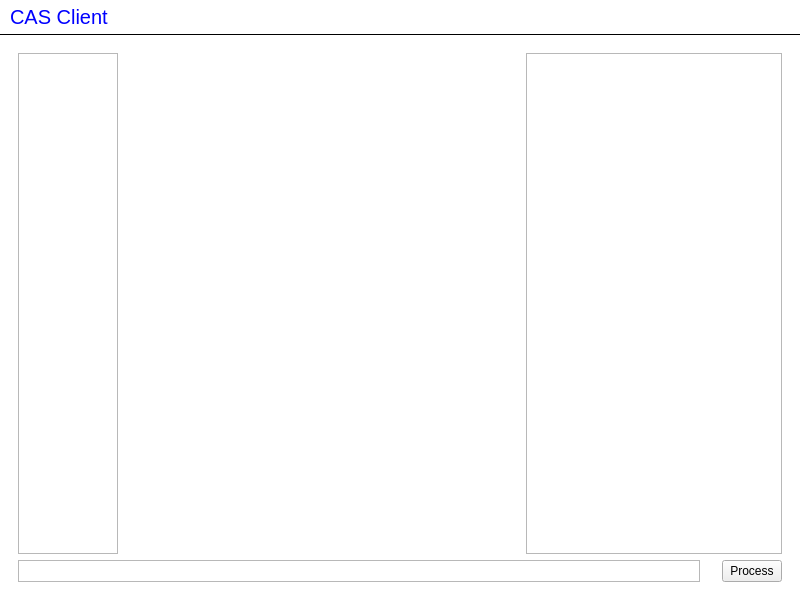
<?xml version="1.0" encoding="UTF-8"?>
<ui version="4.0">
 <class>MainWindow</class>
 <widget class="QMainWindow" name="MainWindow">
  <property name="geometry">
   <rect>
    <x>0</x>
    <y>0</y>
    <width>800</width>
    <height>600</height>
   </rect>
  </property>
  <property name="contextMenuPolicy">
   <enum>Qt::DefaultContextMenu</enum>
  </property>
  <property name="windowTitle">
   <string>CAS Client</string>
  </property>
  <property name="styleSheet">
   <string notr="true">#titleLabel {
background: white;
color: blue;
font-size: 20px;
border: none;
border-bottom:  1px solid black;
padding: 5px;
}

#mainFrame {
border: none;
background: white;
}

#loginFrame {
background: qlineargradient(x1: 0, y1: 0, x2: 0, y2: 1, stop: 0 #ddf, stop: 1 #aaf);
border: 1px solid gray;
padding: 10px;
border-radius: 25px;
}</string>
  </property>
  <widget class="QWidget" name="centralwidget">
   <layout class="QVBoxLayout" name="verticalLayout">
    <property name="spacing">
     <number>0</number>
    </property>
    <property name="margin">
     <number>0</number>
    </property>
    <item>
     <widget class="QLabel" name="titleLabel">
      <property name="sizePolicy">
       <sizepolicy hsizetype="Preferred" vsizetype="Fixed">
        <horstretch>0</horstretch>
        <verstretch>0</verstretch>
       </sizepolicy>
      </property>
      <property name="text">
       <string>CAS Client</string>
      </property>
     </widget>
    </item>
    <item>
     <widget class="QFrame" name="mainFrame">
      <property name="frameShape">
       <enum>QFrame::StyledPanel</enum>
      </property>
      <layout class="QVBoxLayout" name="verticalLayout_2">
       <item>
        <widget class="QStackedWidget" name="stackedWidget">
         <property name="currentIndex">
          <number>0</number>
         </property>
         <widget class="QWidget" name="chatPage">
          <layout class="QGridLayout" name="gridLayout">
           <item row="0" column="2" colspan="2">
            <widget class="QListWidget" name="userListWidget"/>
           </item>
           <item row="1" column="3">
            <widget class="QPushButton" name="sayButton">
             <property name="sizePolicy">
              <sizepolicy hsizetype="Fixed" vsizetype="Fixed">
               <horstretch>0</horstretch>
               <verstretch>0</verstretch>
              </sizepolicy>
             </property>
             <property name="maximumSize">
              <size>
               <width>60</width>
               <height>16777215</height>
              </size>
             </property>
             <property name="text">
              <string>Process</string>
             </property>
            </widget>
           </item>
           <item row="0" column="0">
            <widget class="QListWidget" name="scopeListWidget">
             <property name="maximumSize">
              <size>
               <width>100</width>
               <height>16777215</height>
              </size>
             </property>
             <property name="contextMenuPolicy">
              <enum>Qt::CustomContextMenu</enum>
             </property>
             <property name="editTriggers">
              <set>QAbstractItemView::AllEditTriggers</set>
             </property>
             <property name="sortingEnabled">
              <bool>false</bool>
             </property>
            </widget>
           </item>
           <item row="0" column="1">
            <widget class="QStackedWidget" name="stackedRooms">
             <property name="currentIndex">
              <number>-1</number>
             </property>
            </widget>
           </item>
           <item row="1" column="0" colspan="3">
            <widget class="OneLineTextEdit" name="sayTextEdit">
             <property name="sizePolicy">
              <sizepolicy hsizetype="Expanding" vsizetype="Fixed">
               <horstretch>0</horstretch>
               <verstretch>0</verstretch>
              </sizepolicy>
             </property>
             <property name="maximumSize">
              <size>
               <width>682</width>
               <height>22</height>
              </size>
             </property>
             <property name="focusPolicy">
              <enum>Qt::StrongFocus</enum>
             </property>
             <property name="verticalScrollBarPolicy">
              <enum>Qt::ScrollBarAlwaysOff</enum>
             </property>
             <property name="horizontalScrollBarPolicy">
              <enum>Qt::ScrollBarAlwaysOff</enum>
             </property>
             <property name="tabChangesFocus">
              <bool>true</bool>
             </property>
             <property name="lineWrapMode">
              <enum>QTextEdit::NoWrap</enum>
             </property>
            </widget>
           </item>
          </layout>
         </widget>
         <widget class="QWidget" name="loginPage">
          <layout class="QGridLayout" name="gridLayout_3">
           <item row="0" column="1">
            <spacer name="verticalSpacer">
             <property name="orientation">
              <enum>Qt::Vertical</enum>
             </property>
             <property name="sizeType">
              <enum>QSizePolicy::Fixed</enum>
             </property>
             <property name="sizeHint" stdset="0">
              <size>
               <width>20</width>
               <height>100</height>
              </size>
             </property>
            </spacer>
           </item>
           <item row="1" column="0">
            <spacer name="horizontalSpacer">
             <property name="orientation">
              <enum>Qt::Horizontal</enum>
             </property>
             <property name="sizeHint" stdset="0">
              <size>
               <width>223</width>
               <height>20</height>
              </size>
             </property>
            </spacer>
           </item>
           <item row="1" column="1">
            <widget class="QFrame" name="loginFrame">
             <property name="sizePolicy">
              <sizepolicy hsizetype="Fixed" vsizetype="Fixed">
               <horstretch>0</horstretch>
               <verstretch>0</verstretch>
              </sizepolicy>
             </property>
             <property name="minimumSize">
              <size>
               <width>300</width>
               <height>0</height>
              </size>
             </property>
             <property name="frameShape">
              <enum>QFrame::StyledPanel</enum>
             </property>
             <layout class="QGridLayout" name="gridLayout_2">
              <property name="spacing">
               <number>20</number>
              </property>
              <item row="0" column="0">
               <widget class="QLabel" name="label">
                <property name="text">
                 <string>Server name:</string>
                </property>
               </widget>
              </item>
              <item row="0" column="1">
               <widget class="QLineEdit" name="serverLineEdit"/>
              </item>
              <item row="1" column="0">
               <widget class="QLabel" name="label_2">
                <property name="text">
                 <string>User name:</string>
                </property>
               </widget>
              </item>
              <item row="1" column="1">
               <widget class="QLineEdit" name="userLineEdit"/>
              </item>
              <item row="3" column="1">
               <widget class="QPushButton" name="loginButton">
                <property name="sizePolicy">
                 <sizepolicy hsizetype="Fixed" vsizetype="Fixed">
                  <horstretch>0</horstretch>
                  <verstretch>0</verstretch>
                 </sizepolicy>
                </property>
                <property name="text">
                 <string>Login</string>
                </property>
               </widget>
              </item>
              <item row="2" column="0" colspan="2">
               <widget class="QLabel" name="invalidLabel">
                <property name="text">
                 <string/>
                </property>
               </widget>
              </item>
             </layout>
            </widget>
           </item>
           <item row="1" column="2">
            <spacer name="horizontalSpacer_2">
             <property name="orientation">
              <enum>Qt::Horizontal</enum>
             </property>
             <property name="sizeHint" stdset="0">
              <size>
               <width>223</width>
               <height>20</height>
              </size>
             </property>
            </spacer>
           </item>
           <item row="2" column="1">
            <spacer name="verticalSpacer_2">
             <property name="orientation">
              <enum>Qt::Vertical</enum>
             </property>
             <property name="sizeHint" stdset="0">
              <size>
               <width>20</width>
               <height>267</height>
              </size>
             </property>
            </spacer>
           </item>
          </layout>
         </widget>
        </widget>
       </item>
      </layout>
     </widget>
    </item>
   </layout>
  </widget>
 </widget>
 <customwidgets>
  <customwidget>
   <class>OneLineTextEdit</class>
   <extends>QTextEdit</extends>
   <header location="global">onelinetextedit.h</header>
  </customwidget>
 </customwidgets>
 <tabstops>
  <tabstop>serverLineEdit</tabstop>
  <tabstop>userLineEdit</tabstop>
  <tabstop>loginButton</tabstop>
  <tabstop>sayTextEdit</tabstop>
  <tabstop>sayButton</tabstop>
  <tabstop>scopeListWidget</tabstop>
  <tabstop>userListWidget</tabstop>
 </tabstops>
 <resources/>
 <connections>
  <connection>
   <sender>serverLineEdit</sender>
   <signal>returnPressed()</signal>
   <receiver>userLineEdit</receiver>
   <slot>setFocus()</slot>
   <hints>
    <hint type="sourcelabel">
     <x>110</x>
     <y>75</y>
    </hint>
    <hint type="destinationlabel">
     <x>110</x>
     <y>75</y>
    </hint>
   </hints>
  </connection>
  <connection>
   <sender>userLineEdit</sender>
   <signal>returnPressed()</signal>
   <receiver>loginButton</receiver>
   <slot>animateClick()</slot>
   <hints>
    <hint type="sourcelabel">
     <x>110</x>
     <y>75</y>
    </hint>
    <hint type="destinationlabel">
     <x>110</x>
     <y>75</y>
    </hint>
   </hints>
  </connection>
 </connections>
</ui>
